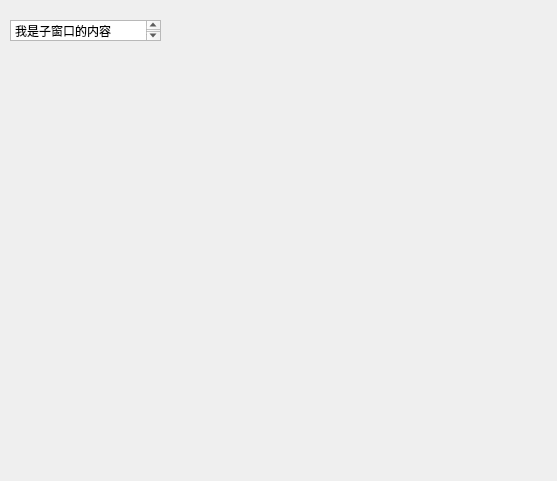
<?xml version="1.0" encoding="UTF-8"?>
<ui version="4.0">
 <class>ChildrenForm</class>
 <widget class="QWidget" name="ChildrenForm">
  <property name="geometry">
   <rect>
    <x>0</x>
    <y>0</y>
    <width>557</width>
    <height>481</height>
   </rect>
  </property>
  <property name="windowTitle">
   <string>Form</string>
  </property>
  <widget class="QTextEdit" name="textEdit">
   <property name="geometry">
    <rect>
     <x>10</x>
     <y>20</y>
     <width>151</width>
     <height>21</height>
    </rect>
   </property>
   <property name="html">
    <string>&lt;!DOCTYPE HTML PUBLIC &quot;-//W3C//DTD HTML 4.0//EN&quot; &quot;http://www.w3.org/TR/REC-html40/strict.dtd&quot;&gt;
&lt;html&gt;&lt;head&gt;&lt;meta name=&quot;qrichtext&quot; content=&quot;1&quot; /&gt;&lt;style type=&quot;text/css&quot;&gt;
p, li { white-space: pre-wrap; }
&lt;/style&gt;&lt;/head&gt;&lt;body style=&quot; font-family:'SimSun'; font-size:9pt; font-weight:400; font-style:normal;&quot;&gt;
&lt;p style=&quot; margin-top:0px; margin-bottom:0px; margin-left:0px; margin-right:0px; -qt-block-indent:0; text-indent:0px;&quot;&gt;我是子窗口的内容&lt;/p&gt;&lt;/body&gt;&lt;/html&gt;</string>
   </property>
  </widget>
 </widget>
 <resources/>
 <connections/>
</ui>
